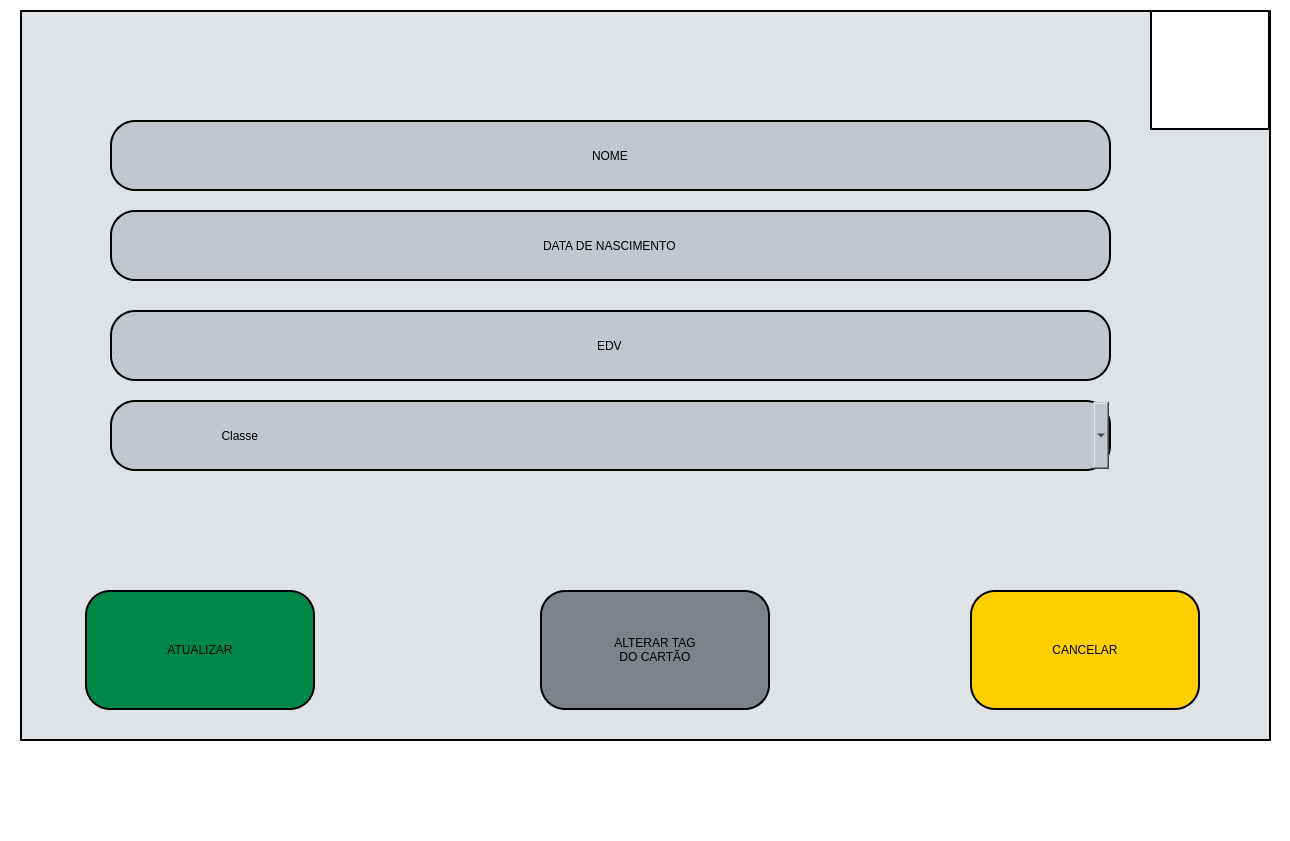
<?xml version="1.0" encoding="UTF-8"?>
<ui version="4.0">
 <class>Editar_cadastro</class>
 <widget class="QMainWindow" name="Editar_cadastro">
  <property name="geometry">
   <rect>
    <x>0</x>
    <y>0</y>
    <width>1290</width>
    <height>841</height>
   </rect>
  </property>
  <property name="minimumSize">
   <size>
    <width>1290</width>
    <height>841</height>
   </size>
  </property>
  <property name="maximumSize">
   <size>
    <width>1290</width>
    <height>841</height>
   </size>
  </property>
  <property name="windowTitle">
   <string>MainWindow</string>
  </property>
  <property name="styleSheet">
   <string notr="true">background-color: rgb(255, 255, 255);</string>
  </property>
  <property name="animated">
   <bool>true</bool>
  </property>
  <widget class="QWidget" name="centralwidget">
   <widget class="QLabel" name="label_fundo">
    <property name="geometry">
     <rect>
      <x>20</x>
      <y>10</y>
      <width>1251</width>
      <height>731</height>
     </rect>
    </property>
    <property name="autoFillBackground">
     <bool>false</bool>
    </property>
    <property name="styleSheet">
     <string notr="true">border-style: outset;
border-color: rgb(0, 0, 0);
border-width:2px;
font: 75 85pt &quot;Bosch Sans Bold&quot;;
border-radius: 0px;
background-color: rgb(224, 227, 229);</string>
    </property>
    <property name="text">
     <string/>
    </property>
    <property name="alignment">
     <set>Qt::AlignCenter</set>
    </property>
   </widget>
   <widget class="QPushButton" name="botao_cancelar">
    <property name="geometry">
     <rect>
      <x>970</x>
      <y>590</y>
      <width>230</width>
      <height>120</height>
     </rect>
    </property>
    <property name="styleSheet">
     <string notr="true">border-style: outset;
border-color: rgb(0, 0, 0);
border-width:2px;
font: 75 25pt &quot;Bosch Sans Bold&quot;;
border-radius: 25px;
background-color: rgb(255, 207, 0);</string>
    </property>
    <property name="text">
     <string>CANCELAR</string>
    </property>
   </widget>
   <widget class="QPushButton" name="botao_atualizar">
    <property name="geometry">
     <rect>
      <x>85</x>
      <y>590</y>
      <width>230</width>
      <height>120</height>
     </rect>
    </property>
    <property name="styleSheet">
     <string notr="true">border-style: outset;
border-color: rgb(0, 0, 0);
border-width:2px;
font: 75 25pt &quot;Bosch Sans Bold&quot;;
border-radius: 25px;
background-color: rgb(0, 136, 74);</string>
    </property>
    <property name="text">
     <string>ATUALIZAR</string>
    </property>
   </widget>
   <widget class="QPushButton" name="botao_alterar_tag_cartao">
    <property name="geometry">
     <rect>
      <x>540</x>
      <y>590</y>
      <width>230</width>
      <height>120</height>
     </rect>
    </property>
    <property name="styleSheet">
     <string notr="true">border-style: outset;
border-color: rgb(0, 0, 0);
border-width:2px;
font: 75 22pt &quot;Bosch Sans Bold&quot;;
border-radius: 25px;
background-color: rgb(125, 131, 137);</string>
    </property>
    <property name="text">
     <string>ALTERAR TAG 
DO CARTÃO</string>
    </property>
   </widget>
   <widget class="QLabel" name="label_imagem_patente">
    <property name="geometry">
     <rect>
      <x>1150</x>
      <y>10</y>
      <width>120</width>
      <height>120</height>
     </rect>
    </property>
    <property name="styleSheet">
     <string notr="true">border-style: outset;
border-color: rgb(0, 0, 0);
border-width:2px;
font: 75 65pt &quot;Bosch Sans Bold&quot;;
border-radius: 0px;
background-color: rgb(255, 255, 255);</string>
    </property>
    <property name="text">
     <string/>
    </property>
    <property name="pixmap">
     <pixmap>imagens/aprendiz_03.png</pixmap>
    </property>
    <property name="scaledContents">
     <bool>true</bool>
    </property>
   </widget>
   <widget class="QLabel" name="label_Borda">
    <property name="geometry">
     <rect>
      <x>0</x>
      <y>783</y>
      <width>1290</width>
      <height>18</height>
     </rect>
    </property>
    <property name="text">
     <string/>
    </property>
    <property name="pixmap">
     <pixmap>imagens/Borda.png</pixmap>
    </property>
    <property name="scaledContents">
     <bool>true</bool>
    </property>
   </widget>
   <widget class="QLineEdit" name="lineEdit_edv">
    <property name="geometry">
     <rect>
      <x>110</x>
      <y>310</y>
      <width>1001</width>
      <height>71</height>
     </rect>
    </property>
    <property name="styleSheet">
     <string notr="true">border-style: outset;
border-color: rgb(0, 0, 0);
border-width:2px;
font: 75 32pt &quot;Bosch Sans Bold&quot;;
border-radius: 25px;
background-color: rgb(193, 199, 204);</string>
    </property>
    <property name="text">
     <string>EDV</string>
    </property>
    <property name="alignment">
     <set>Qt::AlignCenter</set>
    </property>
   </widget>
   <widget class="QLineEdit" name="lineEdit_nome">
    <property name="geometry">
     <rect>
      <x>110</x>
      <y>120</y>
      <width>1001</width>
      <height>71</height>
     </rect>
    </property>
    <property name="styleSheet">
     <string notr="true">border-style: outset;
border-color: rgb(0, 0, 0);
border-width:2px;
font: 75 32pt &quot;Bosch Sans Bold&quot;;
border-radius: 25px;
background-color: rgb(193, 199, 204);</string>
    </property>
    <property name="text">
     <string>NOME</string>
    </property>
    <property name="alignment">
     <set>Qt::AlignCenter</set>
    </property>
   </widget>
   <widget class="QComboBox" name="comboBox">
    <property name="geometry">
     <rect>
      <x>110</x>
      <y>400</y>
      <width>1001</width>
      <height>71</height>
     </rect>
    </property>
    <property name="styleSheet">
     <string notr="true">border-style: outset;
border-color: rgb(0, 0, 0);
border-width:2px;
font: 75 32pt &quot;Bosch Sans Bold&quot;;
border-radius: 25px;
background-color: rgb(193, 199, 204);</string>
    </property>
    <item>
     <property name="text">
      <string>                                Classe</string>
     </property>
    </item>
    <item>
     <property name="text">
      <string>                                Aprendiz</string>
     </property>
    </item>
    <item>
     <property name="text">
      <string>                                Manutentor</string>
     </property>
    </item>
    <item>
     <property name="text">
      <string>                                Meio Oficial</string>
     </property>
    </item>
    <item>
     <property name="text">
      <string>                                Responsável</string>
     </property>
    </item>
   </widget>
   <widget class="QLineEdit" name="lineEdit_data_nascimento">
    <property name="geometry">
     <rect>
      <x>110</x>
      <y>210</y>
      <width>1001</width>
      <height>71</height>
     </rect>
    </property>
    <property name="styleSheet">
     <string notr="true">border-style: outset;
border-color: rgb(0, 0, 0);
border-width:2px;
font: 75 32pt &quot;Bosch Sans Bold&quot;;
border-radius: 25px;
background-color: rgb(193, 199, 204);</string>
    </property>
    <property name="text">
     <string>DATA DE NASCIMENTO</string>
    </property>
    <property name="alignment">
     <set>Qt::AlignCenter</set>
    </property>
   </widget>
  </widget>
  <widget class="QMenuBar" name="menubar">
   <property name="geometry">
    <rect>
     <x>0</x>
     <y>0</y>
     <width>1290</width>
     <height>18</height>
    </rect>
   </property>
  </widget>
  <widget class="QStatusBar" name="statusbar"/>
 </widget>
 <resources/>
 <connections/>
</ui>
